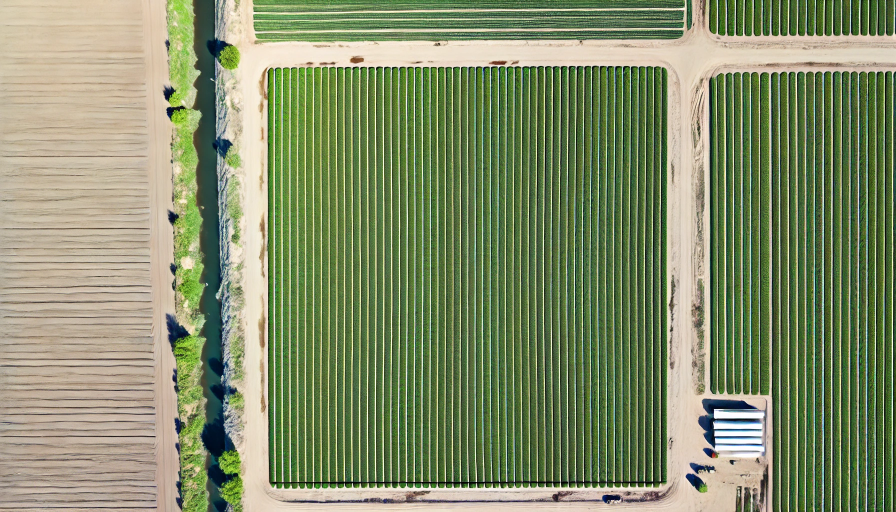
#> input picture data/crop_image.webp, 1792 x 1024 px, found by its file name (shown at 1/2 size)
$ python fov_sim.py
#> lines starting #> are read from the running program, lines starting #| are printed output that depends on the picture
import numpy as np
import matplotlib.pyplot as plt
from matplotlib.animation import FuncAnimation
from map import Map
import cv2
def rotate(points, centre_x, centre_y, angle):
        '''
        Rotates the points by the angle (degrees)
        '''

        x = points[0] - centre_x
        y = points[1] - centre_y
        cos = np.cos(angle*np.pi/180)
        sin = np.sin(angle*np.pi/180)

        return np.array([(x * cos - y * sin) + centre_x, (x * sin + y * cos) + centre_y])

def pixel2coords(pixel_idx_x, pixel_idx_y, drone_x_pos, drone_y_pos, drone_height, drone_angle, fov):
    '''
    Calculates the physical positions of pixels in an image from the drone's location, height, heading, and field of view
    '''
    dx = drone_height * np.tan(fov* np.pi / (2 * 180))
    coord_grid = np.meshgrid(np.linspace(-dx, dx, 640)+drone_x_pos, np.linspace(-dx, dx, 640)+drone_y_pos)
    # rotate the coord_grid
    if drone_angle != 0:
        coord_grid = rotate(coord_grid, drone_x_pos, drone_y_pos, drone_angle, degrees=False)
    pixel_loc_x = coord_grid[0][pixel_idx_x, pixel_idx_y]
    pixel_loc_y = coord_grid[1][pixel_idx_x, pixel_idx_y]
    return pixel_loc_x, pixel_loc_y

def fov_simulation():


    origin = [0, 0]
    num_zones = 200
    crop_image = cv2.imread('data/crop_image.webp')
#> crop_image is the input picture: shape (1024, 1792, 3); mean B, G, R 105.6, 142.2, 131
    #crop_bounds = np.array([[528, 128][1338, 977]])

    drone_x_path = np.linspace(0, 10, 100)
    drone_y = 5
    aspect_ratio = crop_image.shape[1] / crop_image.shape[0]
#> aspect_ratio = 1.75

    # [11 lines of commented-out code are left out]


    fig, ax = plt.subplots()

    def animate(i):
        fov_coords = pixel2coords([0, 0, 639, 639], [0, 639, 0, 639], drone_x_path[i], drone_y, 2, 0, 40)
        ax.clear()
        #ax.imshow(crop_image)
        ax.scatter(drone_x_path[i], drone_y, c='b', s=100, marker='x')
        ax.scatter(fov_coords[0], fov_coords[1], c='r', s=10)
        ax.set_aspect('equal')
        ax.set_xlim(0, 10)
        ax.set_ylim(0, 10)

    ani = FuncAnimation(fig, animate, frames=len(drone_x_path), repeat=False)

    ani.save("fov_sim.mp4", writer='ffmpeg', fps=30)
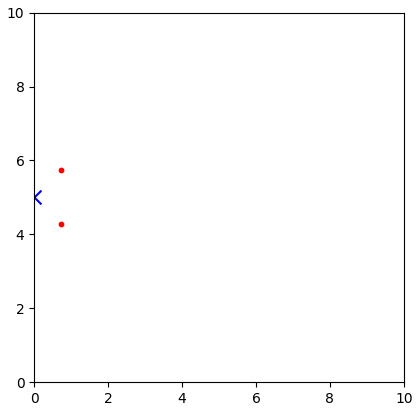
#> figure drawn by matplotlib, 1 panel

if __name__ == '__main__':
    fov_simulation()
